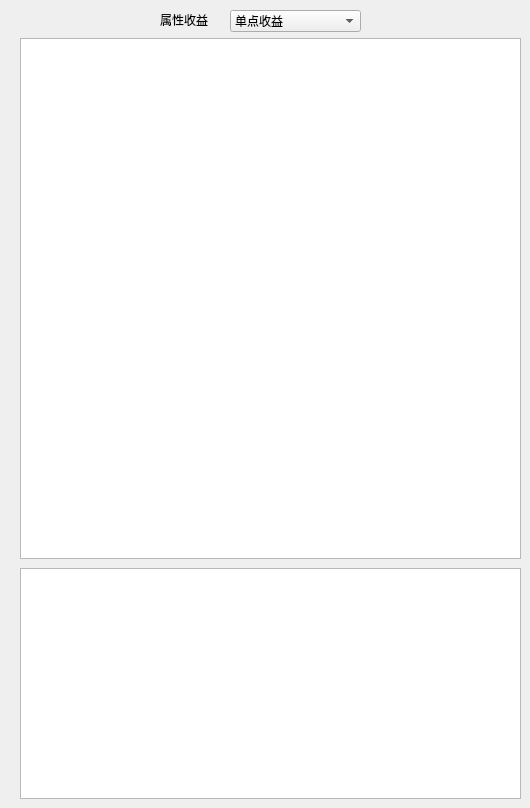
    <widget class="QWidget" name="tab_9">
     <attribute name="title">
      <string>属性收益</string>
     </attribute>
     <widget class="QLabel" name="label_137">
      <property name="geometry">
       <rect>
        <x>160</x>
        <y>9</y>
        <width>54</width>
        <height>21</height>
       </rect>
      </property>
      <property name="text">
       <string>属性收益</string>
      </property>
     </widget>
     <widget class="QChartView" name="chartView_3">
      <property name="geometry">
       <rect>
        <x>20</x>
        <y>38</y>
        <width>501</width>
        <height>521</height>
       </rect>
      </property>
     </widget>
     <widget class="QChartView" name="chartView">
      <property name="geometry">
       <rect>
        <x>20</x>
        <y>568</y>
        <width>501</width>
        <height>231</height>
       </rect>
      </property>
     </widget>
     <widget class="QComboBox" name="comboBox_6">
      <property name="geometry">
       <rect>
        <x>230</x>
        <y>10</y>
        <width>131</width>
        <height>22</height>
       </rect>
      </property>
      <property name="currentIndex">
       <number>0</number>
      </property>
      <item>
       <property name="text">
        <string>单点收益</string>
       </property>
      </item>
      <item>
       <property name="text">
        <string>同分收益(装备)</string>
       </property>
      </item>
      <item>
       <property name="text">
        <string>同分收益(其他增益)</string>
       </property>
      </item>
     </widget>
    </widget>
